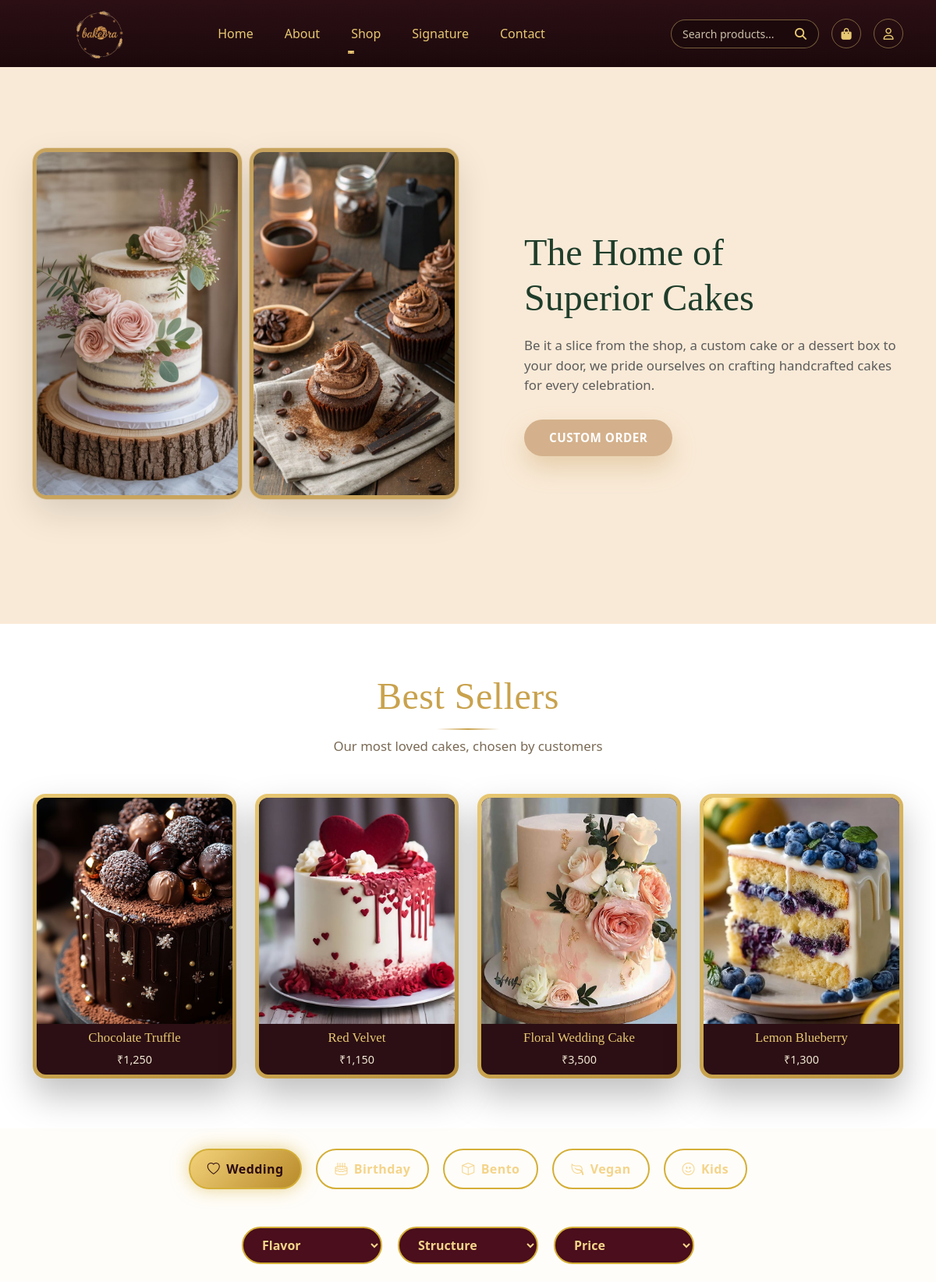
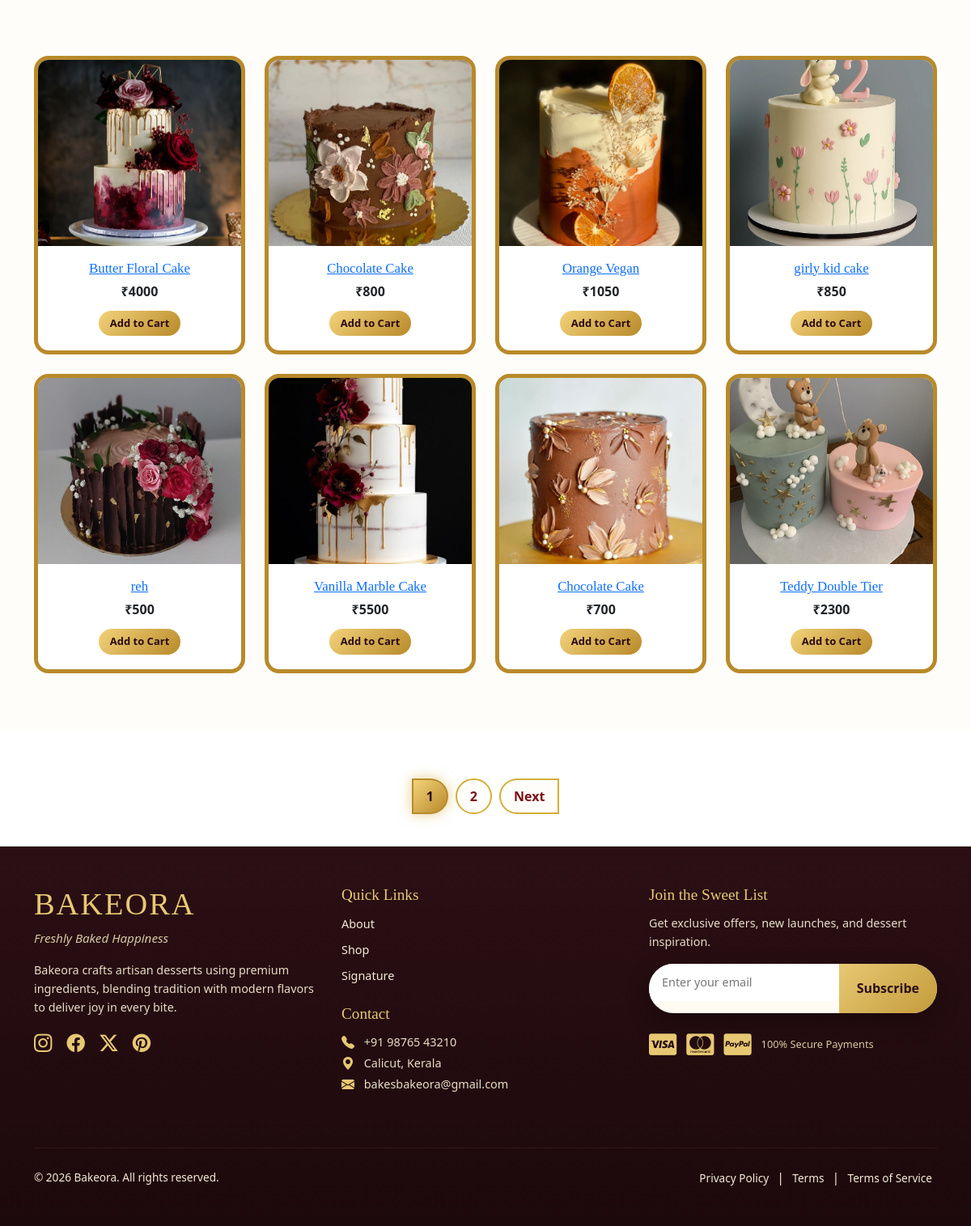
Screenshot of /cakes/ with the database file from the repository (2 pictures, top to bottom).
### products/models.py (models this page shows, shortened)
class Cake(models.Model):
    name = models.CharField(max_length=150)
    image = models.ImageField(upload_to='cakes/')
    price = models.IntegerField()
    category = models.CharField(
        max_length=50,
        choices=[
            ('wedding', 'Wedding'),
            ('birthday', 'Birthday'),
            ('bento', 'Bento'),
            ('vegan', 'Vegan'),
            ('kids', 'Kids'),
        ]
    )
    FLAVOR_CHOICES = [
    ('chocolate','Chocolate'),
    ('vanilla','Vanilla'),
    ('red-velvet','Red Velvet'),
    ('butterscotch','Butterscotch'),
    ('fruit-cakes','Fruit Cakes'),
    ('cheese_cakes','Cheese Cakes'),
]
    STRUCTURE_CHOICES = [
    ('single','Single Tier'),
    ('double','Double Tier'),
    ('cupcakes','Cup Cakes'),
    ('sheetcakes','Sheet Cakes'),
    ('spongecakes','Sponge Cakes'),
    ('themecakes','Theme Cakes'),
    ]
    flavor = models.CharField(max_length=50, choices=FLAVOR_CHOICES)
    structure = models.CharField(max_length=50, choices=STRUCTURE_CHOICES)

### products/views.py (the view)
# urls.py: path('cakes/',views.cakes,name='cakes'),
def cakes(request):
    cakes = Cake.objects.all()
    category = request.GET.get('category')
    flavor = request.GET.get('flavor')
    structure = request.GET.get('structure')
    price = request.GET.get('price')
    if category:
        cakes = cakes.filter(category=category)
    if flavor:
        cakes = cakes.filter(flavor=flavor)
    if structure:
        cakes = cakes.filter(structure=structure)
    if price == '300-600':
        cakes = cakes.filter(price__gte=300, price__lte=600)
    elif price == '500-1000':
        cakes = cakes.filter(price__gte=500, price__lte=1000)
    elif price == '1000-1500':
        cakes = cakes.filter(price__gte=1000, price__lte=1500)
    elif price == 'low-high':
        cakes = cakes.order_by('price')
    elif price == 'high-low':
        cakes = cakes.order_by('-price')
    paginator = Paginator(cakes, 8)
    page_number = request.GET.get('page')
    page_obj = paginator.get_page(page_number)
    context = {
        'page_obj': page_obj,
        'total_cakes': cakes.count()
    }
    return render(request, 'cakes.html', context)

### ecommerce/context_processors.py (called while the page is built)
def cart_count(request):
    if request.user.is_authenticated:
        try:
            cart = Cart.objects.get(user=request.user)
            return {'cart_count': cart.items.count()}
        except Cart.DoesNotExist:
            return {'cart_count': 0}
    return {'cart_count': 0}

### ecommerce/templates/cakes.html (shortened to what this page needs)
{% extends "master.html" %}
{% load static %}
{% block content %}
<section class="cakes-hero-split">
  <div class="container">
    <div class="row align-items-center">
      <div class="col-lg-6 position-relative">
<div class="cakes-hero-images-grid">
  <div class="hero-grid-img">
    <img src="{% static 'images/cake-hero-1.jpg' %}" alt="Cake Image 1">
  </div>
  <div class="hero-grid-img">
    <img src="{% static 'images/cake-hero-2.jpg' %}" alt="Cake Image 2">
  </div>
</div>
      </div>
      <div class="col-lg-6">
        <div class="cakes-hero-content">
          <h1>
            The Home of <br>
            <span>Superior Cakes</span>
          </h1>
          <p>
            Be it a slice from the shop, a custom cake or a dessert box to your
            door, we pride ourselves on crafting handcrafted cakes for every
            celebration.
          </p>
          <a href="{% url 'custom_order' %}" class="btn btn-lg mt-3 order-btn">Custom Order</a>
        </div>
      </div>
    </div>
  </div>
</section>
<section class="cakes-best-sellers">
  <div class="container text-center">
    <h2 class="cakes-section-title">
      Best Sellers
      <span class="cakes-title-divider"></span>
    </h2>
    <p class="cakes-section-subtitle">
      Our most loved cakes, chosen by customers
    </p>
    <div class="row g-4 mt-4">
      <div class="col-12 col-sm-6 col-lg-3">
        <div class="bs-gold-frame">
          <div class="bs-card">
            <img src="{% static 'images/ctc.jpg' %}" alt="Chocolate Truffle Cake">
            <div class="bs-card-info">
              <h5>Chocolate Truffle</h5>
              <span>₹1,250</span>
            </div>
          </div>
        </div>
      </div>
      <div class="col-12 col-sm-6 col-lg-3">
        <div class="bs-gold-frame">
          <div class="bs-card">
            <img src="{% static 'images/rvc.jpg' %}" alt="Red Velvet Cake">
            <div class="bs-card-info">
              <h5>Red Velvet</h5>
              <span>₹1,150</span>
            </div>
          </div>
        </div>
      </div>
      <div class="col-12 col-sm-6 col-lg-3">
        <div class="bs-gold-frame">
          <div class="bs-card">
            <img src="{% static 'images/floral.jpg' %}" alt="Floral Wedding Cake">
            <div class="bs-card-info">
              <h5>Floral Wedding Cake</h5>
              <span>₹3,500</span>
            </div>
          </div>
        </div>
      </div>
      <div class="col-12 col-sm-6 col-lg-3">
        <div class="bs-gold-frame">
          <div class="bs-card">
            <img src="{% static 'images/lbc.jpg' %}" alt="Lemon Blueberry Cake">
            <div class="bs-card-info">
              <h5>Lemon Blueberry</h5>
              <span>₹1,300</span>
            </div>
          </div>
        </div>
      </div>
    </div>
  </div>
</section>
<section class="cakes-categories">
  <div class="container">
    <div class="cakes-category-row">
      <a href="?category=wedding"
         class="cakes-category {% if not request.GET.category or request.GET.category == 'wedding' %}active{% endif %}">
        <i class="bi bi-heart"></i><span>Wedding</span>
      </a>
      <a href="?category=birthday"
         class="cakes-category {% if request.GET.category == 'birthday' %}active{% endif %}">
        <i class="bi bi-cake2"></i><span>Birthday</span>
      </a>
      <a href="?category=bento"
         class="cakes-category {% if request.GET.category == 'bento' %}active{% endif %}">
        <i class="bi bi-box"></i><span>Bento</span>
      </a>
      <a href="?category=vegan"
         class="cakes-category {% if request.GET.category == 'vegan' %}active{% endif %}">
        <i class="bi bi-leaf"></i><span>Vegan</span>
      </a>
      <a href="?category=kids"
         class="cakes-category {% if request.GET.category == 'kids' %}active{% endif %}">
        <i class="bi bi-emoji-smile"></i><span>Kids</span>
      </a>
    </div>
  </div>
</section>
<section class="cakes-filter-bar">
  <div class="container">
    <form method="get" class="cakes-filter-inner">
      <select name="flavor" class="cakes-filter" onchange="this.form.submit()">
        <option value="" hidden>Flavor</option>
      </select>
      <select name="structure" class="cakes-filter" onchange="this.form.submit()">
        <option value="" hidden>Structure</option>
      </select>
      <select name="price" class="cakes-filter" onchange="this.form.submit()">
        <option value="" hidden>Price</option>
      </select>
    </form>
  </div>
</section>
<section class="cakes-grid">
  <div class="container">
    <div class="row g-4">
      {% for cake in page_obj %}
      <div class="col-12 col-sm-6 col-lg-3">
        <div class="cake-card">
          <a href="{% url 'cake_detail' cake.id %}">
            <img src="{{ cake.image.url }}" alt="{{ cake.name }}">
          </a>
          <div class="cake-info">
            <a href="{% url 'cake_detail' cake.id %}"><h5>{{ cake.name }}</h5></a>
            <span>₹{{ cake.price }}</span>
            <button class="btn btn-sm add-to-cart-btn" data-product-id="{{ cake.id }}">Add to Cart</button>
          </div>
        </div>
      </div>
      {% endfor %}
    </div>
  </div>
</section>
<div class="pagination-wrap">
  <ul class="pagination justify-content-center">
    {% for num in page_obj.paginator.page_range %}
      <li class="page-item {% if page_obj.number == num %}active{% endif %}">
        <a class="page-link" href="?{% for key,value in request.GET.items %}{% if key != 'page' %}{{ key }}={{ value }}&{% endif %}{% endfor %}page={{ num }}">{{ num }}</a>
      </li>
    {% endfor %}
    {% if page_obj.has_next %}
      <li class="page-item">
        <a class="page-link" href="?{% for key,value in request.GET.items %}{% if key != 'page' %}{{ key }}={{ value }}&{% endif %}{% endfor %}page={{ page_obj.next_page_number }}">Next</a>
      </li>
    {% endif %}
  </ul>
</div>
{% endblock %}

### ecommerce/static/css/style.css (style rules this page uses)
html { scroll-behavior: smooth; }
body { padding-top: 80px; margin: 0; }
.order-btn { background: #c59d5f; color: #fff; padding: 14px 36px; border-radius: 30px; font-size: 0.95rem; letter-spacing: 1px; text-transform: uppercase; transition: all 0.3s ease; box-shadow: 0 15px 30px rgba(197, 157, 95, 0.35); }
.order-btn { background-color: #d4b18c; color: #ffffff; border: none; padding: 12px 32px; font-weight: 600; letter-spacing: 0.5px; border-radius: 30px; transition: all 0.3s ease; }

### rows the page displays
Cake: image (picture), name "Butter Floral Cake", price "4000"
Cake: image (picture), name "Chocolate Cake", price "800"
Cake: image (picture), name "Orange Vegan", price "1050"
Cake: image (picture), name "girly kid cake", price "850"
Cake: image (picture), name "reh", price "500"
Cake: image (picture), name "Vanilla Marble Cake", price "5500"
Cake: image (picture), name "Chocolate Cake", price "700"
Cake: image (picture), name "Teddy Double Tier", price "2300"

### other values shown
{{ num }} "1" "2"
